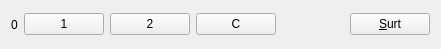
<?xml version="1.0" encoding="UTF-8"?>
<ui version="4.0">
 <class>MyForm</class>
 <widget class="QWidget" name="MyForm">
  <property name="geometry">
   <rect>
    <x>0</x>
    <y>0</y>
    <width>441</width>
    <height>49</height>
   </rect>
  </property>
  <property name="windowTitle">
   <string>Form</string>
  </property>
  <layout class="QHBoxLayout" name="horizontalLayout_2">
   <item>
    <layout class="QHBoxLayout" name="horizontalLayout">
     <item>
      <widget class="MyQLabel" name="label">
       <property name="text">
        <string>0</string>
       </property>
      </widget>
     </item>
     <item>
      <widget class="QPushButton" name="pushButton">
       <property name="text">
        <string>1</string>
       </property>
      </widget>
     </item>
     <item>
      <widget class="QPushButton" name="pushButton_2">
       <property name="text">
        <string>2</string>
       </property>
      </widget>
     </item>
     <item>
      <widget class="QPushButton" name="pushButton_3">
       <property name="text">
        <string>C</string>
       </property>
      </widget>
     </item>
     <item>
      <spacer name="horizontalSpacer">
       <property name="orientation">
        <enum>Qt::Horizontal</enum>
       </property>
       <property name="sizeType">
        <enum>QSizePolicy::MinimumExpanding</enum>
       </property>
       <property name="sizeHint" stdset="0">
        <size>
         <width>40</width>
         <height>20</height>
        </size>
       </property>
      </spacer>
     </item>
     <item>
      <widget class="QPushButton" name="pushButton_4">
       <property name="text">
        <string>&amp;Surt</string>
       </property>
      </widget>
     </item>
    </layout>
   </item>
  </layout>
 </widget>
 <customwidgets>
  <customwidget>
   <class>MyQLabel</class>
   <extends>QLabel</extends>
   <header>MyQLabel.h</header>
   <slots>
    <slot>suma1()</slot>
    <slot>suma2()</slot>
    <slot>setZero()</slot>
    <slot>getText(QString)</slot>
    <slot>doTruncate(int)</slot>
   </slots>
  </customwidget>
 </customwidgets>
 <resources/>
 <connections>
  <connection>
   <sender>pushButton</sender>
   <signal>clicked()</signal>
   <receiver>label</receiver>
   <slot>suma1()</slot>
   <hints>
    <hint type="sourcelabel">
     <x>50</x>
     <y>34</y>
    </hint>
    <hint type="destinationlabel">
     <x>11</x>
     <y>38</y>
    </hint>
   </hints>
  </connection>
  <connection>
   <sender>pushButton_2</sender>
   <signal>clicked()</signal>
   <receiver>label</receiver>
   <slot>suma2()</slot>
   <hints>
    <hint type="sourcelabel">
     <x>162</x>
     <y>37</y>
    </hint>
    <hint type="destinationlabel">
     <x>14</x>
     <y>12</y>
    </hint>
   </hints>
  </connection>
  <connection>
   <sender>pushButton_3</sender>
   <signal>clicked()</signal>
   <receiver>label</receiver>
   <slot>setZero()</slot>
   <hints>
    <hint type="sourcelabel">
     <x>237</x>
     <y>42</y>
    </hint>
    <hint type="destinationlabel">
     <x>15</x>
     <y>64</y>
    </hint>
   </hints>
  </connection>
  <connection>
   <sender>pushButton_4</sender>
   <signal>clicked()</signal>
   <receiver>MyForm</receiver>
   <slot>close()</slot>
   <hints>
    <hint type="sourcelabel">
     <x>388</x>
     <y>35</y>
    </hint>
    <hint type="destinationlabel">
     <x>362</x>
     <y>7</y>
    </hint>
   </hints>
  </connection>
 </connections>
</ui>
